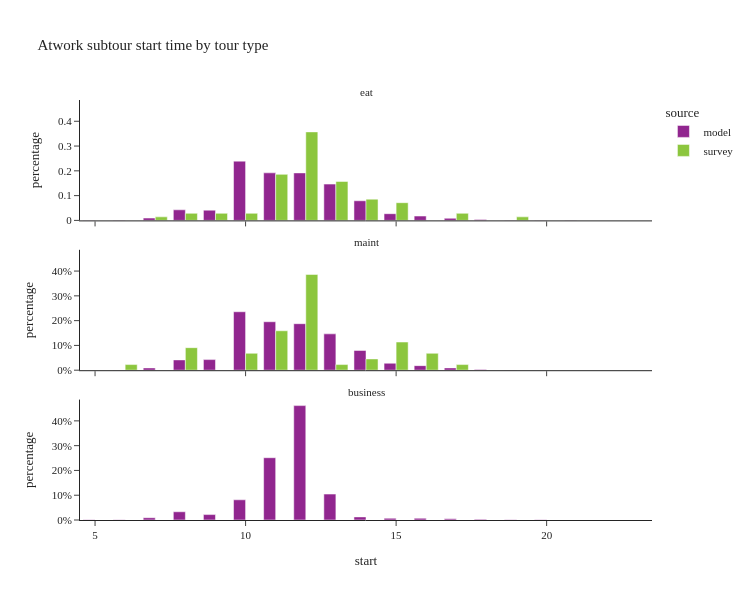

Here is the notebook cell this chart was saved with:
### Code cell
util.plot_share_facetbar(atwork_subtour, 'tour_weight', share_col="start", title="Atwork subtour start time by tour type", 
                             facet_col='tour_type', facet_col_wrap=1, height=600, orientation='v')

### Figure 1 — Plotly figure (JSON) as saved in the notebook; plotly's stock layout.template omitted (floating-point values rounded to 4 significant figures)
{"data": [{"alignmentgroup": "True", "customdata": [[40], [232], [2749], [12492], [12099], [69998], [56166], [56107], [42879], [23171], [7915], [5142], [2510], [962], [139], [79], [45], [21], [7]], "hovertemplate": "source=model<br>tour_type=eat<br>start=%{x}<br>percentage=%{y}<br>sample_size=%{customdata[0]}<extra></extra>", "legendgroup": "model", "marker": {"color": "#91268F", "pattern": {"shape": ""}}, "name": "model", "offsetgroup": "model", "orientation": "v", "showlegend": true, "textposition": "auto", "type": "bar", "x": [5.0, 6.0, 7.0, 8.0, 9.0, 10.0, 11.0, 12.0, 13.0, 14.0, 15.0, 16.0, 17.0, 18.0, 19.0, 20.0, 21.0, 22.0, 23.0], "xaxis": "x3", "y": [0.0001366, 0.0007925, 0.00939, 0.04267, 0.04133, 0.2391, 0.1919, 0.1917, 0.1465, 0.07915, 0.02704, 0.01756, 0.008574, 0.003286, 0.0004748, 0.0002699, 0.0001537, 7.173e-05, 2.391e-05], "yaxis": "y3"}, {"alignmentgroup": "True", "customdata": [[2], [40], [426], [1934], [1990], [10977], [9102], [8733], [6824], [3709], [1307], [856], [436], [146], [31], [13], [10], [10]], "hovertemplate": "source=model<br>tour_type=maint<br>start=%{x}<br>percentage=%{y}<br>sample_size=%{customdata[0]}<extra></extra>", "legendgroup": "model", "marker": {"color": "#91268F", "pattern": {"shape": ""}}, "name": "model", "offsetgroup": "model", "orientation": "v", "showlegend": false, "textposition": "auto", "type": "bar", "x": [5.0, 6.0, 7.0, 8.0, 9.0, 10.0, 11.0, 12.0, 13.0, 14.0, 15.0, 16.0, 17.0, 18.0, 19.0, 20.0, 21.0, 22.0], "xaxis": "x2", "y": [4.297e-05, 0.0008594, 0.009152, 0.04155, 0.04275, 0.2358, 0.1955, 0.1876, 0.1466, 0.07968, 0.02808, 0.01839, 0.009367, 0.003137, 0.000666, 0.0002793, 0.0002148, 0.0002148], "yaxis": "y2"}, {"alignmentgroup": "True", "customdata": [[36], [95], [638], [2309], [1521], [5675], [17492], [32132], [7279], [870], [489], [488], [319], [176], [41], [38], [19], [3], [3]], "hovertemplate": "source=model<br>tour_type=business<br>start=%{x}<br>percentage=%{y}<br>sample_size=%{customdata[0]}<extra></extra>", "legendgroup": "model", "marker": {"color": "#91268F", "pattern": {"shape": ""}}, "name": "model", "offsetgroup": "model", "orientation": "v", "showlegend": false, "textposition": "auto", "type": "bar", "x": [5.0, 6.0, 7.0, 8.0, 9.0, 10.0, 11.0, 12.0, 13.0, 14.0, 15.0, 16.0, 17.0, 18.0, 19.0, 20.0, 21.0, 22.0, 23.0], "xaxis": "x", "y": [0.0005171, 0.001364, 0.009164, 0.03316, 0.02185, 0.08151, 0.2512, 0.4615, 0.1045, 0.0125, 0.007024, 0.007009, 0.004582, 0.002528, 0.0005889, 0.0005458, 0.0002729, 4.309e-05, 4.309e-05], "yaxis": "y"}, {"alignmentgroup": "True", "customdata": [[1], [2], [2], [2], [13], [25], [11], [6], [5], [2], [1]], "hovertemplate": "source=survey<br>tour_type=eat<br>start=%{x}<br>percentage=%{y}<br>sample_size=%{customdata[0]}<extra></extra>", "legendgroup": "survey", "marker": {"color": "#8CC63E", "pattern": {"shape": ""}}, "name": "survey", "offsetgroup": "survey", "orientation": "v", "showlegend": true, "textposition": "auto", "type": "bar", "x": [7.0, 8.0, 9.0, 10.0, 11.0, 12.0, 13.0, 14.0, 15.0, 17.0, 19.0], "xaxis": "x3", "y": [0.01429, 0.02857, 0.02857, 0.02857, 0.1857, 0.3571, 0.1571, 0.08571, 0.07143, 0.02857, 0.01429], "yaxis": "y3"}, {"alignmentgroup": "True", "customdata": [[1], [4], [3], [7], [17], [1], [2], [5], [3], [1]], "hovertemplate": "source=survey<br>tour_type=maint<br>start=%{x}<br>percentage=%{y}<br>sample_size=%{customdata[0]}<extra></extra>", "legendgroup": "survey", "marker": {"color": "#8CC63E", "pattern": {"shape": ""}}, "name": "survey", "offsetgroup": "survey", "orientation": "v", "showlegend": false, "textposition": "auto", "type": "bar", "x": [6.0, 8.0, 10.0, 11.0, 12.0, 13.0, 14.0, 15.0, 16.0, 17.0], "xaxis": "x2", "y": [0.02273, 0.09091, 0.06818, 0.1591, 0.3864, 0.02273, 0.04545, 0.1136, 0.06818, 0.02273], "yaxis": "y2"}], "layout": {"annotations": [{"font": {}, "showarrow": false, "text": "business", "x": 0.5, "xanchor": "center", "xref": "paper", "y": 0.2867, "yanchor": "bottom", "yref": "paper"}, {"font": {}, "showarrow": false, "text": "maint", "x": 0.5, "xanchor": "center", "xref": "paper", "y": 0.6433, "yanchor": "bottom", "yref": "paper"}, {"font": {}, "showarrow": false, "text": "eat", "x": 0.5, "xanchor": "center", "xref": "paper", "y": 1.0, "yanchor": "bottom", "yref": "paper"}], "barmode": "group", "height": 600, "legend": {"title": {"text": "source"}, "tracegroupgap": 0}, "title": {"text": "Atwork subtour start time by tour type"}, "width": 750, "xaxis": {"anchor": "y", "domain": [0.0, 1.0], "title": {"text": "start"}}, "xaxis2": {"anchor": "y2", "domain": [0.0, 1.0], "matches": "x", "showticklabels": false}, "xaxis3": {"anchor": "y3", "domain": [0.0, 1.0], "matches": "x", "showticklabels": false}, "yaxis": {"anchor": "x", "domain": [0.0, 0.2867], "tickformat": ".0%", "title": {"text": "percentage"}}, "yaxis2": {"anchor": "x2", "domain": [0.3567, 0.6433], "matches": "y", "tickformat": ".0%", "title": {"text": "percentage"}}, "yaxis3": {"anchor": "x3", "domain": [0.7133, 1.0], "matches": "y", "title": {"text": "percentage"}}}}
